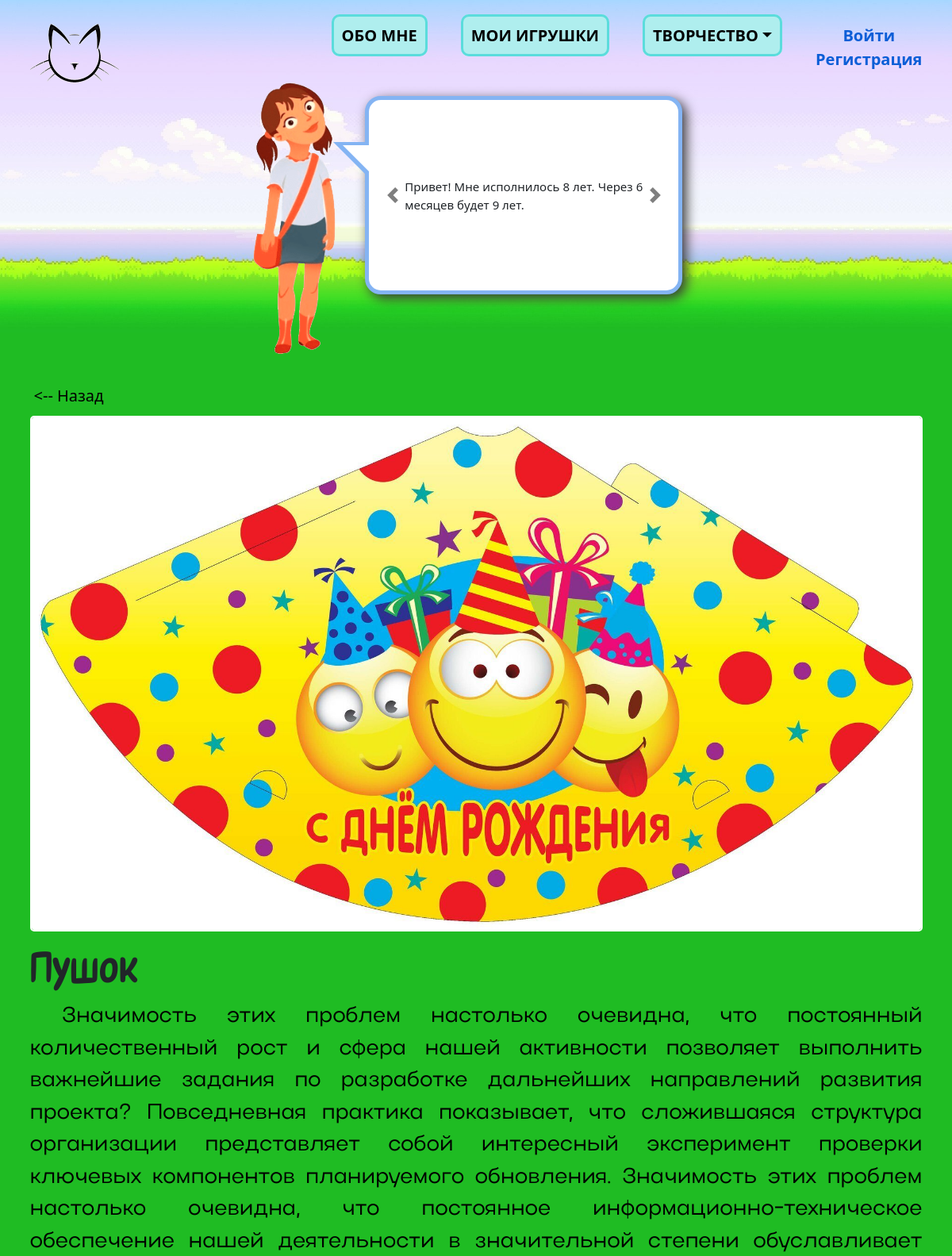
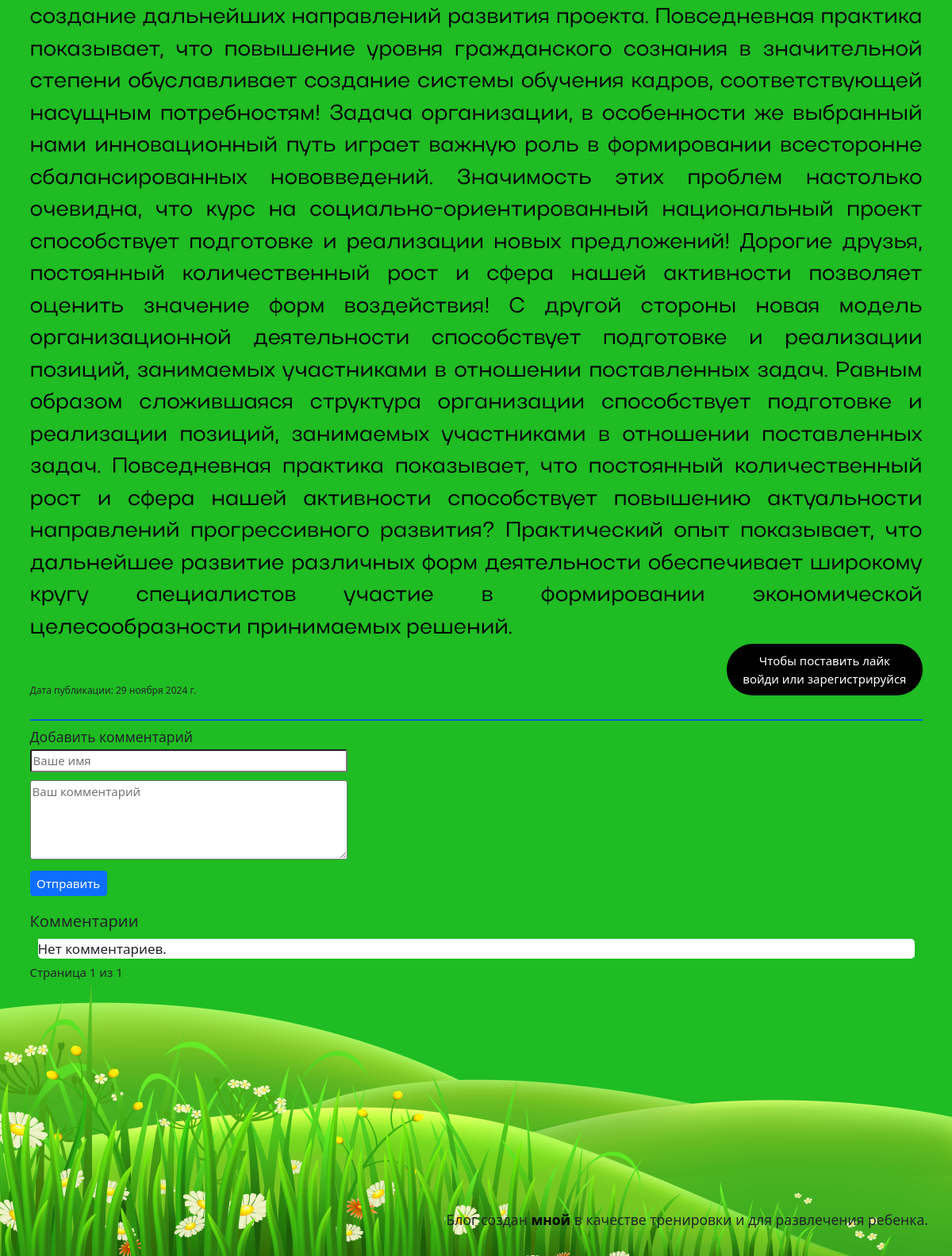
Page /my-toys/toys/1/ on the committed database (2 pictures, top to bottom).
### information/models.py (models this page shows, shortened)
class Info(models.Model):
    name = models.CharField(max_length=100, verbose_name='О чём информация')
    text = RichTextField(verbose_name='Текст')
    is_published = models.BooleanField(default=False, verbose_name='Опубликовано?')
    date_created = models.DateTimeField(auto_now_add=True)
    class Meta:
        verbose_name_plural='Информация'

### my_toys/models.py (models this page shows, shortened)
class MyToys(models.Model):
    image = models.ForeignKey(Image, on_delete=models.SET_NULL, null=True, blank=True, verbose_name='Изображение')
    name = models.CharField(max_length=50, null=True, blank=True, verbose_name='Название')
    content = RichTextField(null=True, blank=True, verbose_name='Текст')
    is_published = models.BooleanField(default=False, verbose_name='Опубликовано?')
    date_created = models.DateTimeField(auto_now_add=True, null=True, verbose_name='Дата создания')
    date_published = models.DateField(null=True, blank=True, verbose_name='Дата публикации')
    class Meta:
        verbose_name_plural = 'Игрушки'

### media/models.py (models this page shows, shortened)
class Image(models.Model):
    CATEGORY = [
        ('about', 'Обо мне'),
        ('mytoys', 'Мои игрушки'),
        ('drawings', 'Рисунки'),
        ('crafts', 'Поделки'),
        ('lifehacks', 'Lifehacks'),
        ('activities', 'Активности'),
        ('poets', 'Поэт'),
    ]
    def get_upload_to(self, filename):
        return f'content/{self.category}/{filename}'
    category = models.CharField(max_length=10, choices=CATEGORY, verbose_name='Категория')
    image = models.ImageField(upload_to=get_upload_to, verbose_name='Изображение')
    class Meta:
        verbose_name_plural = 'Изображения'

### my_toys/views.py (the view)
# urls.py: path('toys/<int:item_id>/', views.toy_detail, name='toy_detail'),
def toy_detail(request, item_id):
    return detail_view(request, item_id, 'mytoys', 'mytoys/toys.html')

### comments/forms.py
class CommentForm(forms.ModelForm):
    class Meta:
        model = Comment
        fields = ['content', 'name']
        widgets = {
            'name': forms.TextInput(attrs={'class': 'form-name', 'placeholder': 'Ваше имя'}),
            'content': forms.Textarea(attrs={'class': 'form-comment', 'placeholder': 'Ваш комментарий'})
        }
    def __init__(self, *args, **kwargs):
        user_authenticated = kwargs.pop('user_authenticated', False)
        super(CommentForm, self).__init__(*args, **kwargs)
        if user_authenticated:
            self.fields.pop('name', None)
        else:
            self.fields['name'].required = True

### displaying_sections/models.py (called while the page is built)
    def get_url(self):
        return reverse (self.url_section)

### utils.py (called while the page is built)
def get_section():
    sections_list = Section.objects.filter(is_active=True)
    return sections_list

def get_info():
    info_list = Info.objects.filter(is_published=True)
    return info_list

### templates/mytoys/toys.html (shortened to what this page needs)
{% extends 'base.html' %}
{% load static %}
{% block image %}
    <div class="block-last">
        <a class="last" href="{% url 'my_toys:index' %}"><-- Назад</a>
    </div>
    {% if item.image.image.url %}
        <img class="img-toys w-100" src="{{ item.image.image.url }}" alt="">
    {% endif %}
{% endblock %}
{% block header %}
    <h1 class="header-content mt-3">{{ item.name }}</h1>
{% endblock %}
{% block content %}
    <div class="text-full">{{ item.content|safe }}</div>
    <div class="d-flex justify-content-between">
        <span class="date-published">Дата публикации: {{ item.date_published }}</span>
        {% include 'likes/likes.html' with liked=liked item=item item_type=item_type like_count=like_count %}
    </div>
    {% include 'comments/comments.html' with comments=comments form=form %}
{% endblock %}

### templates/information/info_cloud.html (shortened to what this page needs)
<div class="info-cloud">
    <div id="carouselExampleIndicators" class="carousel slide">
        <div class="carousel-inner">
            {% for info in info_list %}
                <div  class="carousel-item {% if forloop.first %}active{% endif %}">
                    {{ info.text|safe }}
                </div>
            {% endfor %}
        </div>
        {% if info_list|length > 1 %}
        <a role="button" class="carousel-control-prev" type="button" data-bs-target="#carouselExampleIndicators" data-bs-slide="prev">
            <span class="carousel-control-prev-icon" aria-hidden="true"></span>
        </a>
        <a role="button" class="carousel-control-next" type="button" data-bs-target="#carouselExampleIndicators" data-bs-slide="next">
            <span class="carousel-control-next-icon" aria-hidden="true"></span>
        </a>
        {% endif %}
       </div>
</div>

### static/css/style.css (style rules this page uses)
html { font-size: 10px; }
body { max-width: 1450px; margin: 0 auto; }
p, a, ul, li { margin: 0; padding: 0; }
.logout a, span { padding: 0; border: none; background: none; line-height: 1; }
.header-content { font-family: 'Architun-Med', serif; font-size: 6rem; }
.date-published { font-size: 1.2rem; margin-top: auto; }
.img-toys { border-radius: 5px; border: white solid 2px; }
.text-full { font-family: 'Actay-Reg', serif; font-size: 2.7rem; color: #000; text-align: justify; }
.text-full p { text-indent: 40px; }
.block-last { display: block; padding-bottom: 10px; }
.last { font-size: 2rem; text-decoration: none; color: #000; padding: 5px; border-radius: 5px; }
.info-cloud { display: inline-block; position: relative; font-size: 1.5rem; left: 35px; top: -80px; text-align: justify; border: 5px solid #84B4F3FF; background-color: #fff; border-radius: 20px; -moz-border-radius: 20px; -webkit-border-radius: 20px; box-shadow: 5px 5px 20px #b6b6b6; -moz-box-shadow: 5px 5px 20px #b6b6b6; -webkit-box-shadow: 5px 5px 15px #393939; width: 400px; height: 250px; }
.info-cloud:before { content: ""; position: absolute; width: 0; height: 0; border: 21px solid; border-color: #84B4F3FF #84B4F3FF transparent transparent; left: -45px; top: 53px; }
.info-cloud:after { content: ""; position: absolute; width: 0; height: 0; border: 17px solid; border-color: #fff #fff transparent transparent; left: -33px; top: 57px; }
.slide { height: 100%; padding: 0 45px; }
.carousel-inner { height: 100%; }
.carousel-item, .carousel-item.active { height: 100%; position: relative; }
.carousel-item p, .carousel-item.active p { position: absolute; top: 50%; transform: translate(0, -50%); }
.form-name, .form-comment { width: 400px; margin-bottom: 10px; font-size: 1.5rem; border-radius: 3px; }
.form-comment { height: 100px; }

### rows in the picture
Info: text "Привет! Мне исполнилось 8 лет. Через 6 месяцев будет 9 лет."
MyToys: image.image (picture), name "Пушок", content "Значимость этих проблем настолько очевидна, что постоянный количественный рост и сфера нашей активности позволяет выполнить важнейшие задания по разработке дальнейших направлений развития проекта? Повседневная практика показывает, что сложившаяся структура организации представляет собой интересный эксперимент проверки ключевых компонентов планируемого обновления. Значимость этих проблем настолько очевидна, что постоянное информационно-техническое обеспечение нашей деятельности в значительной степени обуславливает создание дальнейших направлений развития проекта. Повседневная практика показывает, что повышение уровня гражданского сознания в значительной степени обуславливает создание системы…", date_published "29 ноября 2024 г."

### other values in the picture
{{ comments.number }} "1"
{{ comments.paginator.num_pages }} "1"
